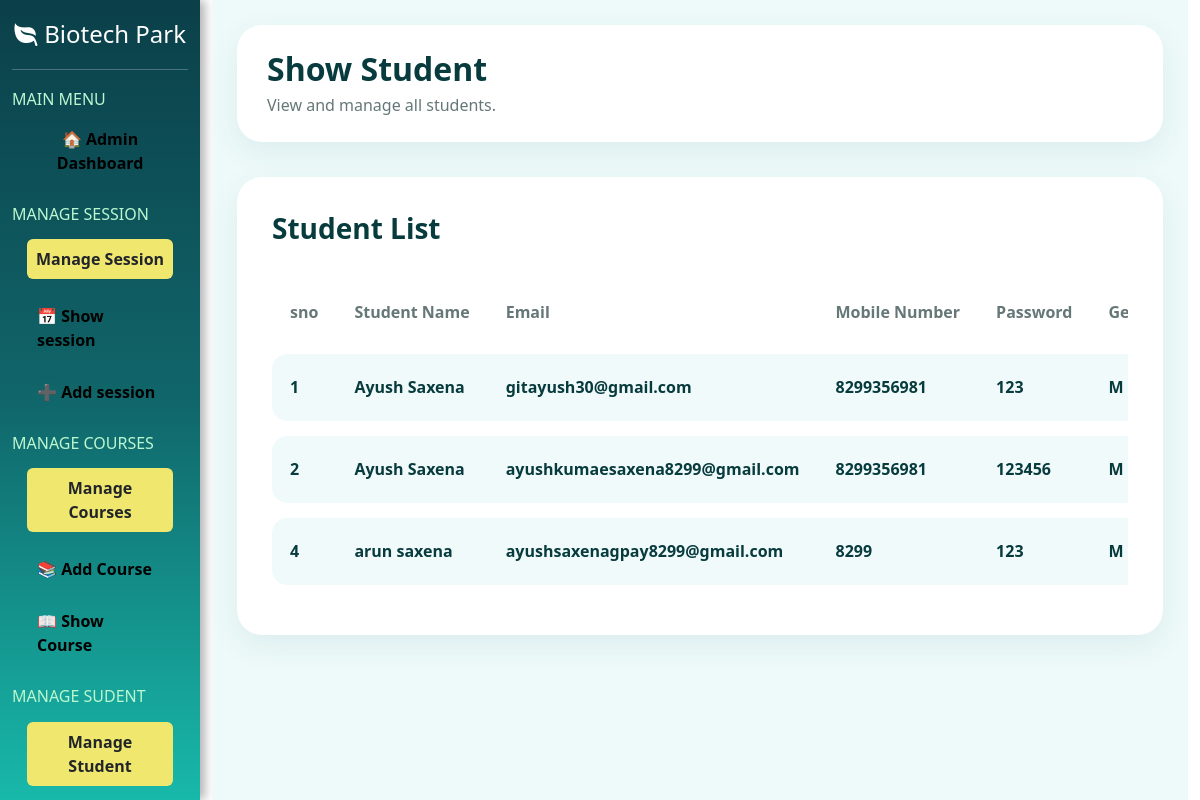
The app's page /showstudent/, older data.
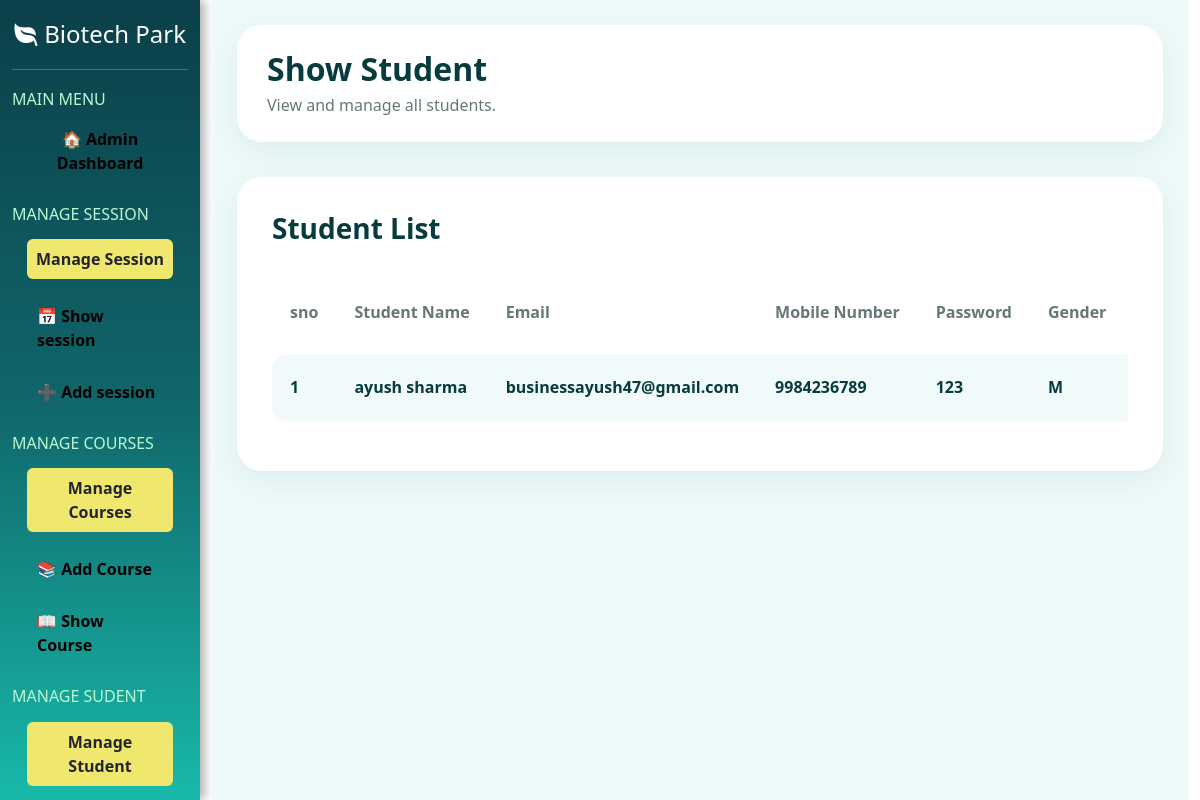
The same page, newer data.
### myapp/models.py (models this page shows)
class tbl_student(models.Model):
    sid=models.IntegerField(primary_key=True,auto_created=True)
    name=models.CharField(max_length=225,null=True)
    emailaddress=models.EmailField(max_length=225,null=True)
    password=models.CharField(max_length=16,null=True)
    contact_no=models.IntegerField(null=True)
    gender=models.CharField(max_length=2,null=True)
    dob=models.DateField(null=True,blank=True)
    f_name=models.CharField(max_length=255,null=True)
    m_name=models.CharField(max_length=255,null=True)
    address=models.CharField(max_length=500,null=True)
    aadhar_no=models.IntegerField(blank=True,null=True)
    aadhar_pic=models.FileField(upload_to='student_documents',null=True)
    Session=models.CharField(max_length=50,null=True)
    course=models.CharField(max_length=500,null=True)
    course_duration=models.CharField(max_length=50,null=True)
    hs_percentage=models.CharField(max_length=20,null=True)
    hs_marksheet=models.FileField(upload_to='student_documents',null=True)
    inter_percentage=models.CharField(max_length=20,null=True)
    inter_marksheet=models.FileField(upload_to='student_documents',null=True)
    profile_pic=models.FileField(upload_to='student_documents',null=True)
    sign=models.FileField(upload_to='student_documents',null=True)
    application_status=models.CharField(max_length=20,null=True)
    fees=models.IntegerField(null=True)
    fees_status=models.CharField(max_length=20,default="Unpaid")
    payment_id=models.CharField(max_length=100,null=True,blank=True)
    payment_date=models.DateTimeField(null=True,blank=True)
    step1_completed = models.BooleanField(default=False)
    step2_completed = models.BooleanField(default=False)

### myapp/views.py (the view)
# urls.py: path('showstudent/', showstudent, name='showstudent'),
def showstudent(request):
    ab = tbl_student.objects.all()
    return render(request, 'admin/showstudent.html', {'ab': ab})

### myapp/templates/admin/showstudent.html (shortened to what this page needs)
{% extends 'admin/adminlayout.html' %}
{% block admin %}
<div class="course-page">
    <div class="page-header">
        <h2>Show Student</h2>
        <p>View and manage all students.</p>
    </div>
    <div class="course-card">
        <div class="d-flex justify-content-between align-items-center mb-4">
            <h3 class="course-title">
                Student List
            </h3>
        </div>
        <div class="table-responsive">
            <table class="table custom-table">
                <thead>
                    <tr>
                       <th>sno</th>
                        <th>Student Name</th>
                        <th>Email</th>
                        <th>Mobile Number</th>
                        <th>Password</th>
                        <th>Gender</th>
                        <th>DOB</th>
                    </tr>
                </thead>
                <tbody>
                    {% for i in ab %}
                    <tr>
                        <td>{{i.sid}}</td>
                        <td>{{ i.name }}</td>
                        <td>{{ i.emailaddress }}</td>
                        <td>{{ i.contact_no }}</td>
                         <td>{{ i.password }}</td>
                        <td>
                             {{ i.gender }}
                        </td>
                        <td>{{ i.dob }}</td>
                    </tr>
                    {% endfor %}
                </tbody>
            </table>
        </div>
    </div>
</div>
{% endblock %}

Row changes from the older to the newer data that the page shows:
removed tbl_student: sid "2", name "Ayush Saxena", emailaddress "ayushkumaesaxena8299@gmail.com", contact_no "8299356981", password "123456", gender "M"
removed tbl_student: sid "4", name "arun saxena", emailaddress "ayushsaxenagpay8299@gmail.com", contact_no "8299", password "123", gender "M"
changed tbl_student id 1: name "Ayush Saxena" → "ayush sharma"; emailaddress "gitayush30@gmail.com" → "businessayush47@gmail.com"; contact_no "8299356981" → "9984236789"
